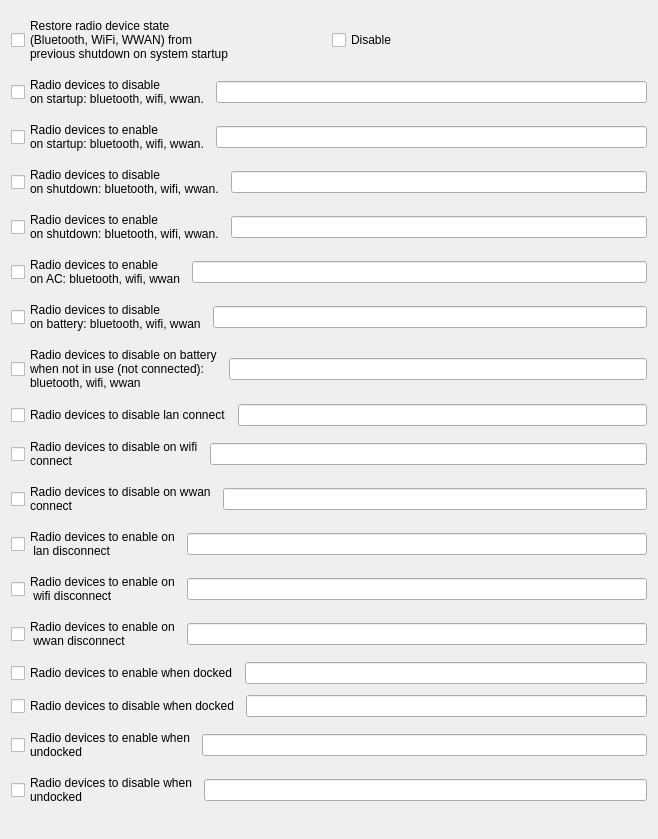
          <widget class="QWidget" name="scrollAreaWidgetContents_37">
           <property name="geometry">
            <rect>
             <x>0</x>
             <y>0</y>
             <width>658</width>
             <height>839</height>
            </rect>
           </property>
           <layout class="QVBoxLayout" name="verticalLayout_78">
            <item>
             <layout class="QHBoxLayout" name="horizontalLayout_209">
              <item>
               <widget class="QCheckBox" name="checkBox_68">
                <property name="text">
                 <string>Restore radio device state 
(Bluetooth, WiFi, WWAN) from 
previous shutdown on system startup</string>
                </property>
               </widget>
              </item>
              <item>
               <widget class="QCheckBox" name="checkBox_69">
                <property name="text">
                 <string>Disable</string>
                </property>
               </widget>
              </item>
             </layout>
            </item>
            <item>
             <layout class="QHBoxLayout" name="horizontalLayout_210">
              <item>
               <widget class="QCheckBox" name="checkBox_70">
                <property name="text">
                 <string>Radio devices to disable 
on startup: bluetooth, wifi, wwan.</string>
                </property>
               </widget>
              </item>
              <item>
               <widget class="QLineEdit" name="lineEdit_6"/>
              </item>
             </layout>
            </item>
            <item>
             <layout class="QHBoxLayout" name="horizontalLayout_211">
              <item>
               <widget class="QCheckBox" name="checkBox_71">
                <property name="text">
                 <string>Radio devices to enable 
on startup: bluetooth, wifi, wwan.</string>
                </property>
               </widget>
              </item>
              <item>
               <widget class="QLineEdit" name="lineEdit_7"/>
              </item>
             </layout>
            </item>
            <item>
             <layout class="QHBoxLayout" name="horizontalLayout_212">
              <item>
               <widget class="QCheckBox" name="checkBox_72">
                <property name="text">
                 <string>Radio devices to disable 
on shutdown: bluetooth, wifi, wwan.</string>
                </property>
               </widget>
              </item>
              <item>
               <widget class="QLineEdit" name="lineEdit_8"/>
              </item>
             </layout>
            </item>
            <item>
             <layout class="QHBoxLayout" name="horizontalLayout_213">
              <item>
               <widget class="QCheckBox" name="checkBox_73">
                <property name="text">
                 <string>Radio devices to enable 
on shutdown: bluetooth, wifi, wwan.</string>
                </property>
               </widget>
              </item>
              <item>
               <widget class="QLineEdit" name="lineEdit_9"/>
              </item>
             </layout>
            </item>
            <item>
             <layout class="QHBoxLayout" name="horizontalLayout_215">
              <item>
               <widget class="QCheckBox" name="checkBox_75">
                <property name="text">
                 <string>Radio devices to enable 
on AC: bluetooth, wifi, wwan</string>
                </property>
               </widget>
              </item>
              <item>
               <widget class="QLineEdit" name="lineEdit_11"/>
              </item>
             </layout>
            </item>
            <item>
             <layout class="QHBoxLayout" name="horizontalLayout_216">
              <item>
               <widget class="QCheckBox" name="checkBox_76">
                <property name="text">
                 <string>Radio devices to disable 
on battery: bluetooth, wifi, wwan</string>
                </property>
               </widget>
              </item>
              <item>
               <widget class="QLineEdit" name="lineEdit_12"/>
              </item>
             </layout>
            </item>
            <item>
             <layout class="QHBoxLayout" name="horizontalLayout_217">
              <item>
               <widget class="QCheckBox" name="checkBox_154">
                <property name="text">
                 <string>Radio devices to disable on battery 
when not in use (not connected):
bluetooth, wifi, wwan</string>
                </property>
               </widget>
              </item>
              <item>
               <widget class="QLineEdit" name="lineEdit_25"/>
              </item>
             </layout>
            </item>
            <item>
             <layout class="QHBoxLayout" name="horizontalLayout_218">
              <item>
               <widget class="QCheckBox" name="checkBox_155">
                <property name="text">
                 <string>Radio devices to disable lan connect</string>
                </property>
               </widget>
              </item>
              <item>
               <widget class="QLineEdit" name="lineEdit_26"/>
              </item>
             </layout>
            </item>
            <item>
             <layout class="QHBoxLayout" name="horizontalLayout_219">
              <item>
               <widget class="QCheckBox" name="checkBox_156">
                <property name="text">
                 <string>Radio devices to disable on wifi 
connect</string>
                </property>
               </widget>
              </item>
              <item>
               <widget class="QLineEdit" name="lineEdit_27"/>
              </item>
             </layout>
            </item>
            <item>
             <layout class="QHBoxLayout" name="horizontalLayout_220">
              <item>
               <widget class="QCheckBox" name="checkBox_157">
                <property name="text">
                 <string>Radio devices to disable on wwan 
connect</string>
                </property>
               </widget>
              </item>
              <item>
               <widget class="QLineEdit" name="lineEdit_28"/>
              </item>
             </layout>
            </item>
            <item>
             <layout class="QHBoxLayout" name="horizontalLayout_221">
              <item>
               <widget class="QCheckBox" name="checkBox_158">
                <property name="text">
                 <string>Radio devices to enable on 
 lan disconnect</string>
                </property>
               </widget>
              </item>
              <item>
               <widget class="QLineEdit" name="lineEdit_29"/>
              </item>
             </layout>
            </item>
            <item>
             <layout class="QHBoxLayout" name="horizontalLayout_222">
              <item>
               <widget class="QCheckBox" name="checkBox_241">
                <property name="text">
                 <string>Radio devices to enable on 
 wifi disconnect</string>
                </property>
               </widget>
              </item>
              <item>
               <widget class="QLineEdit" name="lineEdit_47"/>
              </item>
             </layout>
            </item>
            <item>
             <layout class="QHBoxLayout" name="horizontalLayout_223">
              <item>
               <widget class="QCheckBox" name="checkBox_242">
                <property name="text">
                 <string>Radio devices to enable on 
 wwan disconnect</string>
                </property>
               </widget>
              </item>
              <item>
               <widget class="QLineEdit" name="lineEdit_48"/>
              </item>
             </layout>
            </item>
            <item>
             <layout class="QHBoxLayout" name="horizontalLayout_224">
              <item>
               <widget class="QCheckBox" name="checkBox_243">
                <property name="text">
                 <string>Radio devices to enable when docked</string>
                </property>
               </widget>
              </item>
              <item>
               <widget class="QLineEdit" name="lineEdit_49"/>
              </item>
             </layout>
            </item>
            <item>
             <layout class="QHBoxLayout" name="horizontalLayout_228">
              <item>
               <widget class="QCheckBox" name="checkBox_329">
                <property name="text">
                 <string>Radio devices to disable when docked</string>
                </property>
               </widget>
              </item>
              <item>
               <widget class="QLineEdit" name="lineEdit_70"/>
              </item>
             </layout>
            </item>
            <item>
             <layout class="QHBoxLayout" name="horizontalLayout_225">
              <item>
               <widget class="QCheckBox" name="checkBox_331">
                <property name="text">
                 <string>Radio devices to enable when 
undocked</string>
                </property>
               </widget>
              </item>
              <item>
               <widget class="QLineEdit" name="lineEdit_72"/>
              </item>
             </layout>
            </item>
            <item>
             <layout class="QHBoxLayout" name="horizontalLayout_226">
              <item>
               <widget class="QCheckBox" name="checkBox_330">
                <property name="text">
                 <string>Radio devices to disable when 
undocked</string>
                </property>
               </widget>
              </item>
              <item>
               <widget class="QLineEdit" name="lineEdit_71"/>
              </item>
             </layout>
            </item>
           </layout>
          </widget>
